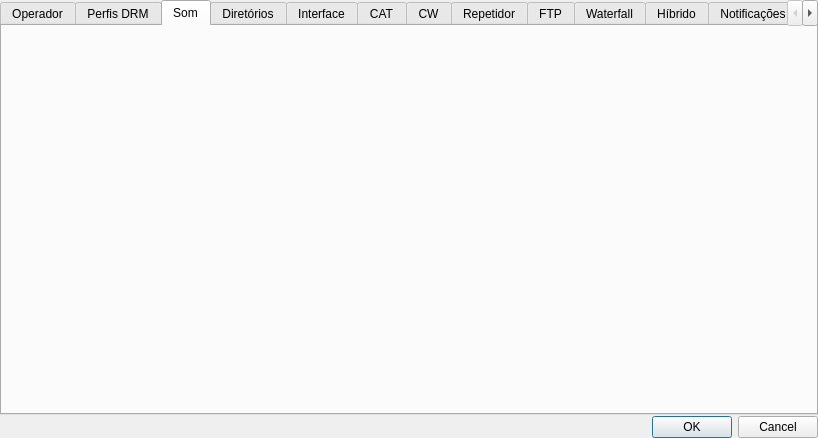
<?xml version="1.0" encoding="UTF-8"?>
<ui version="4.0">
 <class>configDialog</class>
 <widget class="QDialog" name="configDialog">
  <property name="geometry">
   <rect>
    <x>0</x>
    <y>0</y>
    <width>818</width>
    <height>438</height>
   </rect>
  </property>
  <property name="windowTitle">
   <string>Configuração</string>
  </property>
  <layout class="QVBoxLayout" name="verticalLayout">
   <property name="spacing">
    <number>1</number>
   </property>
   <property name="leftMargin">
    <number>0</number>
   </property>
   <property name="topMargin">
    <number>0</number>
   </property>
   <property name="rightMargin">
    <number>0</number>
   </property>
   <property name="bottomMargin">
    <number>0</number>
   </property>
   <item>
    <widget class="QTabWidget" name="configTabWidget">
     <property name="currentIndex">
      <number>2</number>
     </property>
     <widget class="QWidget" name="operatorTab">
      <attribute name="title">
       <string>Operador</string>
      </attribute>
      <layout class="QVBoxLayout" name="verticalLayout_4">
       <property name="spacing">
        <number>1</number>
       </property>
       <property name="leftMargin">
        <number>0</number>
       </property>
       <property name="topMargin">
        <number>0</number>
       </property>
       <property name="rightMargin">
        <number>0</number>
       </property>
       <property name="bottomMargin">
        <number>0</number>
       </property>
       <item>
        <widget class="operatorConfig" name="operatorWidget" native="true"/>
       </item>
      </layout>
     </widget>
     <widget class="QWidget" name="profilesTab">
      <attribute name="title">
       <string>Perfis DRM</string>
      </attribute>
      <layout class="QVBoxLayout" name="verticalLayout_12">
       <property name="spacing">
        <number>1</number>
       </property>
       <property name="leftMargin">
        <number>0</number>
       </property>
       <property name="topMargin">
        <number>0</number>
       </property>
       <property name="rightMargin">
        <number>0</number>
       </property>
       <property name="bottomMargin">
        <number>0</number>
       </property>
       <item>
        <widget class="drmProfileConfig" name="drmProfilesWidget" native="true"/>
       </item>
      </layout>
     </widget>
     <widget class="QWidget" name="soundTab">
      <attribute name="title">
       <string>Som</string>
      </attribute>
      <layout class="QVBoxLayout" name="verticalLayout_2">
       <property name="spacing">
        <number>1</number>
       </property>
       <property name="leftMargin">
        <number>0</number>
       </property>
       <property name="topMargin">
        <number>0</number>
       </property>
       <property name="rightMargin">
        <number>0</number>
       </property>
       <property name="bottomMargin">
        <number>0</number>
       </property>
       <item>
        <widget class="soundConfig" name="soundWidget" native="true"/>
       </item>
      </layout>
     </widget>
     <widget class="QWidget" name="directoryTab">
      <attribute name="title">
       <string>Diretórios</string>
      </attribute>
      <layout class="QVBoxLayout" name="verticalLayout_3">
       <property name="spacing">
        <number>1</number>
       </property>
       <property name="leftMargin">
        <number>0</number>
       </property>
       <property name="topMargin">
        <number>0</number>
       </property>
       <property name="rightMargin">
        <number>0</number>
       </property>
       <property name="bottomMargin">
        <number>0</number>
       </property>
       <item>
        <widget class="directoriesConfig" name="directoryWidget" native="true"/>
       </item>
      </layout>
     </widget>
     <widget class="QWidget" name="guiTab">
      <attribute name="title">
       <string>Interface</string>
      </attribute>
      <layout class="QVBoxLayout" name="verticalLayout_5">
       <property name="spacing">
        <number>1</number>
       </property>
       <property name="leftMargin">
        <number>0</number>
       </property>
       <property name="topMargin">
        <number>0</number>
       </property>
       <property name="rightMargin">
        <number>0</number>
       </property>
       <property name="bottomMargin">
        <number>0</number>
       </property>
       <item>
        <widget class="guiConfig" name="guiWidget" native="true"/>
       </item>
      </layout>
     </widget>
     <widget class="QWidget" name="catTab">
      <attribute name="title">
       <string>CAT</string>
      </attribute>
      <layout class="QVBoxLayout" name="verticalLayout_6">
       <property name="spacing">
        <number>1</number>
       </property>
       <property name="leftMargin">
        <number>0</number>
       </property>
       <property name="topMargin">
        <number>0</number>
       </property>
       <property name="rightMargin">
        <number>0</number>
       </property>
       <property name="bottomMargin">
        <number>0</number>
       </property>
       <item>
        <widget class="rigConfig" name="catWidget" native="true"/>
       </item>
      </layout>
     </widget>
     <widget class="QWidget" name="cwTab">
      <attribute name="title">
       <string>CW</string>
      </attribute>
      <layout class="QVBoxLayout" name="verticalLayout_7">
       <property name="spacing">
        <number>1</number>
       </property>
       <property name="leftMargin">
        <number>0</number>
       </property>
       <property name="topMargin">
        <number>0</number>
       </property>
       <property name="rightMargin">
        <number>0</number>
       </property>
       <property name="bottomMargin">
        <number>0</number>
       </property>
       <item>
        <widget class="cwConfig" name="cwWidget" native="true"/>
       </item>
      </layout>
     </widget>
     <widget class="QWidget" name="repeaterTab">
      <attribute name="title">
       <string>Repetidor</string>
      </attribute>
      <layout class="QVBoxLayout" name="verticalLayout_8">
       <property name="spacing">
        <number>1</number>
       </property>
       <property name="leftMargin">
        <number>0</number>
       </property>
       <property name="topMargin">
        <number>0</number>
       </property>
       <property name="rightMargin">
        <number>0</number>
       </property>
       <property name="bottomMargin">
        <number>0</number>
       </property>
       <item>
        <widget class="repeaterConfig" name="repeaterWidget" native="true"/>
       </item>
      </layout>
     </widget>
     <widget class="QWidget" name="ftpTab">
      <attribute name="title">
       <string>FTP</string>
      </attribute>
      <layout class="QVBoxLayout" name="verticalLayout_9">
       <property name="spacing">
        <number>1</number>
       </property>
       <property name="leftMargin">
        <number>0</number>
       </property>
       <property name="topMargin">
        <number>0</number>
       </property>
       <property name="rightMargin">
        <number>0</number>
       </property>
       <property name="bottomMargin">
        <number>0</number>
       </property>
       <item>
        <widget class="ftpConfig" name="ftpWidget" native="true"/>
       </item>
      </layout>
     </widget>
     <widget class="QWidget" name="waterfallTab">
      <attribute name="title">
       <string>Waterfall</string>
      </attribute>
      <layout class="QVBoxLayout" name="verticalLayout_10">
       <property name="spacing">
        <number>1</number>
       </property>
       <property name="leftMargin">
        <number>0</number>
       </property>
       <property name="topMargin">
        <number>0</number>
       </property>
       <property name="rightMargin">
        <number>0</number>
       </property>
       <property name="bottomMargin">
        <number>0</number>
       </property>
       <item>
        <widget class="waterfallConfig" name="waterfallWidget" native="true"/>
       </item>
      </layout>
     </widget>
     <widget class="QWidget" name="hybridTab">
      <attribute name="title">
       <string>Híbrido</string>
      </attribute>
      <layout class="QVBoxLayout" name="verticalLayout_11">
       <property name="spacing">
        <number>1</number>
       </property>
       <property name="leftMargin">
        <number>0</number>
       </property>
       <property name="topMargin">
        <number>0</number>
       </property>
       <property name="rightMargin">
        <number>0</number>
       </property>
       <property name="bottomMargin">
        <number>0</number>
       </property>
       <item>
        <widget class="hybridConfig" name="hybridWidget" native="true"/>
       </item>
      </layout>
     </widget>
     <widget class="QWidget" name="notifyTab">
      <attribute name="title">
       <string>Notificações</string>
      </attribute>
      <layout class="QVBoxLayout" name="verticalLayout_11a">
       <property name="spacing">
        <number>1</number>
       </property>
       <property name="leftMargin">
        <number>0</number>
       </property>
       <property name="topMargin">
        <number>0</number>
       </property>
       <property name="rightMargin">
        <number>0</number>
       </property>
       <property name="bottomMargin">
        <number>0</number>
       </property>
       <item>
        <widget class="hybridNotifyConfig" name="hybridNotifyWidget" native="true"/>
       </item>
      </layout>
     </widget>
     <widget class="QWidget" name="frequenciesTab">
      <attribute name="title">
       <string>Frequências</string>
      </attribute>
      <layout class="QHBoxLayout" name="horizontalLayout" stretch="0">
       <property name="spacing">
        <number>1</number>
       </property>
       <property name="leftMargin">
        <number>0</number>
       </property>
       <property name="topMargin">
        <number>0</number>
       </property>
       <property name="rightMargin">
        <number>0</number>
       </property>
       <property name="bottomMargin">
        <number>0</number>
       </property>
       <item>
        <widget class="frequencySelectWidget" name="freqSelectWidget" native="true"/>
       </item>
      </layout>
     </widget>
    </widget>
   </item>
   <item>
    <widget class="QDialogButtonBox" name="buttonBox">
     <property name="orientation">
      <enum>Qt::Horizontal</enum>
     </property>
     <property name="standardButtons">
      <!-- <set>QDialogButtonBox::Cancel|QDialogButtonBox::Ok</set> -->
      <set>QDialogButtonBox::Ok|QDialogButtonBox::Cancel</set>
     </property>
    </widget>
   </item>
  </layout>
 </widget>
 <customwidgets>
  <customwidget>
   <class>soundConfig</class>
   <extends>QWidget</extends>
   <header>soundconfig.h</header>
   <container>1</container>
  </customwidget>
  <customwidget>
   <class>directoriesConfig</class>
   <extends>QWidget</extends>
   <header>directoriesconfig.h</header>
   <container>1</container>
  </customwidget>
  <customwidget>
   <class>operatorConfig</class>
   <extends>QWidget</extends>
   <header>operatorconfig.h</header>
   <container>1</container>
  </customwidget>
  <customwidget>
   <class>guiConfig</class>
   <extends>QWidget</extends>
   <header>guiconfig.h</header>
   <container>1</container>
  </customwidget>
  <customwidget>
   <class>rigConfig</class>
   <extends>QWidget</extends>
   <header>rigconfig.h</header>
   <container>1</container>
  </customwidget>
  <customwidget>
   <class>cwConfig</class>
   <extends>QWidget</extends>
   <header>cwconfig.h</header>
   <container>1</container>
  </customwidget>
  <customwidget>
   <class>repeaterConfig</class>
   <extends>QWidget</extends>
   <header>repeaterconfig.h</header>
   <container>1</container>
  </customwidget>
  <customwidget>
   <class>ftpConfig</class>
   <extends>QWidget</extends>
   <header>ftpconfig.h</header>
   <container>1</container>
  </customwidget>
  <customwidget>
   <class>waterfallConfig</class>
   <extends>QWidget</extends>
   <header>waterfallconfig.h</header>
   <container>1</container>
  </customwidget>
  <customwidget>
   <class>hybridConfig</class>
   <extends>QWidget</extends>
   <header>hybridconfig.h</header>
   <container>1</container>
  </customwidget>
  <customwidget>
   <class>drmProfileConfig</class>
   <extends>QWidget</extends>
   <header>drmprofileconfig.h</header>
   <container>1</container>
  </customwidget>
  <customwidget>
   <class>frequencySelectWidget</class>
   <extends>QWidget</extends>
   <header>frequencyselectwidget.h</header>
   <container>1</container>
  </customwidget>
  <customwidget>
   <class>hybridNotifyConfig</class>
   <extends>QWidget</extends>
   <header>hybridnotifyconfig.h</header>
   <container>1</container>
  </customwidget>
 </customwidgets>
 <resources/>
 <connections>
  <connection>
   <sender>buttonBox</sender>
   <signal>accepted()</signal>
   <receiver>configDialog</receiver>
   <slot>accept()</slot>
   <hints>
    <hint type="sourcelabel">
     <x>248</x>
     <y>254</y>
    </hint>
    <hint type="destinationlabel">
     <x>157</x>
     <y>274</y>
    </hint>
   </hints>
  </connection>
  <connection>
   <sender>buttonBox</sender>
   <signal>rejected()</signal>
   <receiver>configDialog</receiver>
   <slot>reject()</slot>
   <hints>
    <hint type="sourcelabel">
     <x>316</x>
     <y>260</y>
    </hint>
    <hint type="destinationlabel">
     <x>286</x>
     <y>274</y>
    </hint>
   </hints>
  </connection>
 </connections>
</ui>
